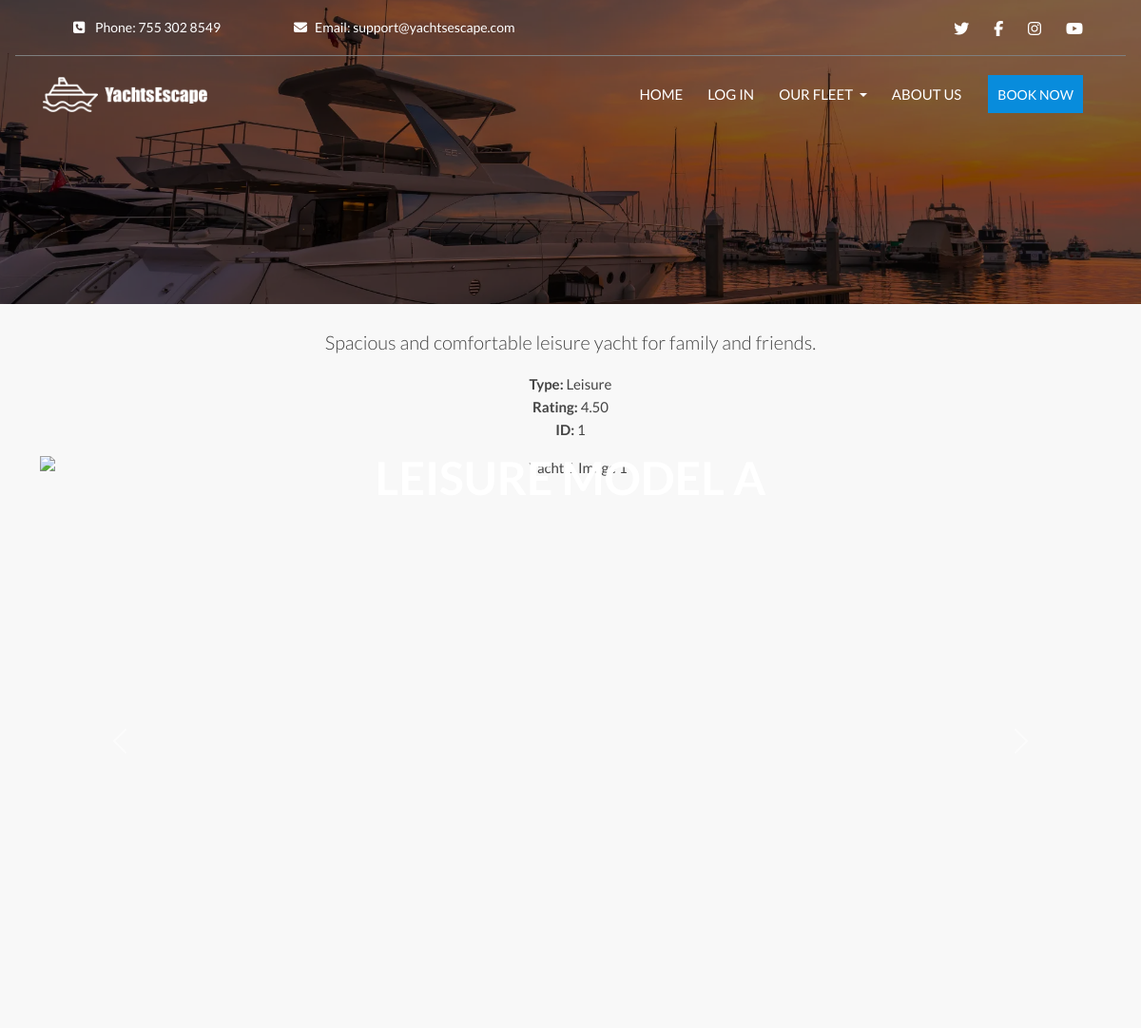
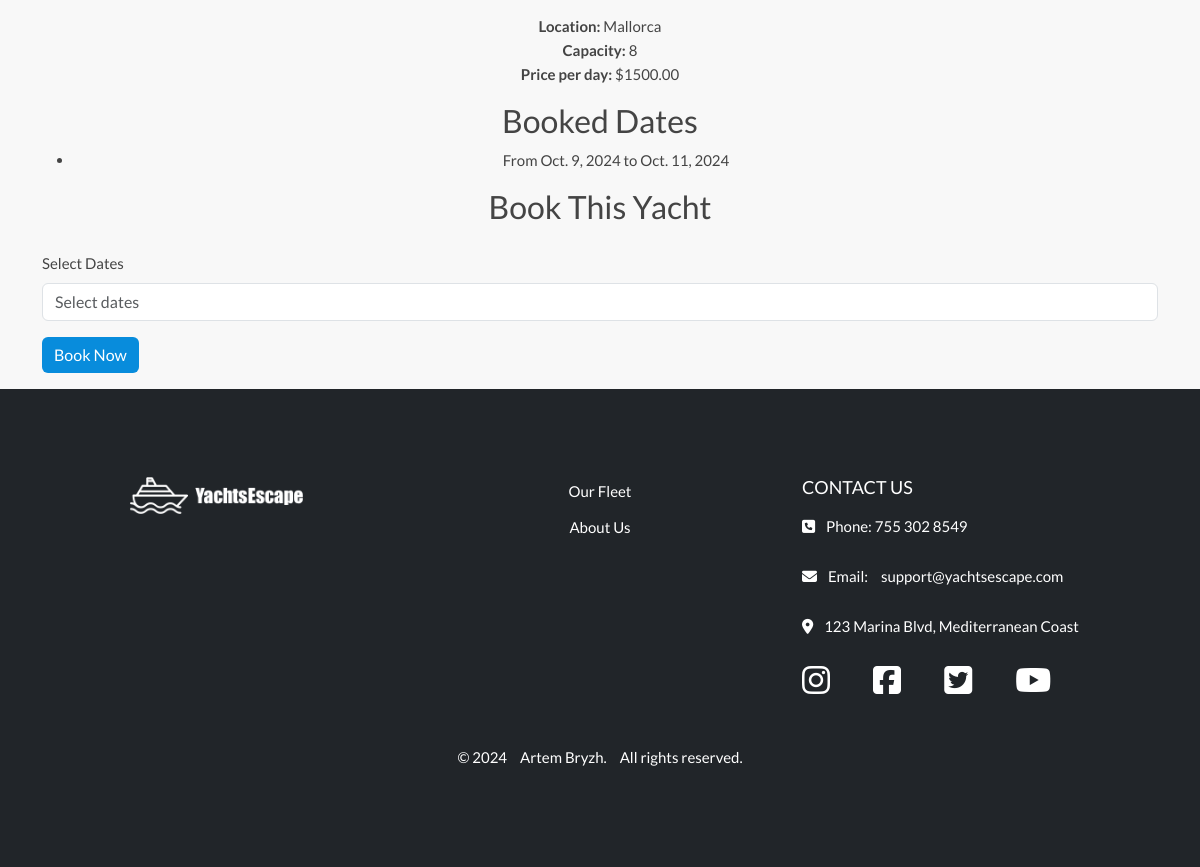
Page /yachts/yacht/1/ on the committed database (2 pictures, top to bottom).
### yachts/models.py (models this page shows, shortened)
class Yacht(models.Model):
    COUNTRY_CHOICES = [
        ('Turkey', 'Turkey'),
        ('France', 'France'),
        ('Spain', 'Spain'),
    ]
    name = models.CharField(max_length=100)
    id = models.AutoField(primary_key=True)
    type = models.CharField(max_length=50, default='default_type')
    description = models.TextField()
    country = models.CharField(max_length=50, choices=COUNTRY_CHOICES, default='Turkey')
    location = models.CharField(max_length=100)
    capacity = models.IntegerField()
    price_per_day = models.DecimalField(max_digits=8, decimal_places=2)
    rating = models.DecimalField(max_digits=6, decimal_places=2, null=True, blank=True)
    available = models.BooleanField(default=True)
    image_url = models.URLField(max_length=1024, null=True, blank=True)
    card_image = models.ImageField(upload_to='yachts/cards/', null=True, blank=True)
    detail_image = models.ImageField(upload_to='yachts/details/', null=True, blank=True)
    detail_image_url = models.URLField(max_length=1024, null=True, blank=True)

### booking/models.py (models this page shows, shortened)
class Booking(models.Model):
    yacht = models.ForeignKey(Yacht, on_delete=models.CASCADE, related_name='bookings')
    start_date = models.DateField()
    end_date = models.DateField()
    total_cost = models.DecimalField(max_digits=10, decimal_places=2, default=0.00)

### yachts/views.py (the view)
# urls.py: path('yacht/<int:yacht_id>/', views.yacht_detail, name='yacht_detail'),  # URL для страницы с деталями яхты
def yacht_detail(request, yacht_id):
    yacht = get_object_or_404(Yacht, id=yacht_id)
    bookings = Booking.objects.filter(yacht=yacht).values('start_date', 'end_date')
    booked_dates = []
    for booking in bookings:
        start_date = booking['start_date']
        end_date = booking['end_date']
        print(f"Start Date Type: {type(start_date)}, End Date Type: {type(end_date)}")
        if isinstance(start_date, datetime):
            start_date_str = start_date.strftime('%Y-%m-%d')
        else:
            start_date_str = start_date  # If already a string
        if isinstance(end_date, datetime):
            end_date_str = end_date.strftime('%Y-%m-%d')
        else:
            end_date_str = end_date  # If already a string
        booked_dates.append({
            'start': start_date_str,
            'end': end_date_str
        })
    print("Booked Dates List:", booked_dates)
    if request.method == 'POST':
        form = BookingForm(request.POST)
        if form.is_valid():
            booking = form.save(commit=False)
            booking.yacht = yacht  # Assign the current yacht to the booking
            booking.user = request.user  # Assign the current user to the booking
            date_range = form.cleaned_data['date_range']
            start_date_str, end_date_str = date_range.split(" to ")
            booking.start_date = datetime.strptime(start_date_str, '%Y-%m-%d').date()
            booking.end_date = datetime.strptime(end_date_str, '%Y-%m-%d').date()
            booking.save()  # Save the booking instance
            return redirect('booking_success')  # Redirect to the booking success page
    else:
        form = BookingForm()
    context = {
        'yacht': yacht,
        'booked_dates': booked_dates,
        'form': form,  # Pass the form to the context
    }
    return render(request, 'yachts/yacht_detail.html', context)

### booking/forms.py (shortened to what this page needs)
class BookingForm(forms.ModelForm):
    date_range = forms.CharField(label='Select Dates', required=True)
    class Meta:
        model = Booking
        fields = ['yacht', 'date_range']

### yachts/templates/yachts/yacht_detail.html (shortened to what this page needs)
{% extends 'base.html' %}
{% load static %}
{% block extra_css %}
<link rel="stylesheet" href="{% static 'css/yachts/yacht-list.css' %}">
{% endblock %}
{% block content %}
<div class="container text-center">
    <div class="header-content">
        <h1 class="hero-title">{{ yacht.name }}</h1>
    </div>
    <p class="lead mt-4">{{ yacht.description }}</p>
    <ul class="list-unstyled">
        <li><strong>Type:</strong> {{ yacht.type }}</li>
        <li><strong>Rating:</strong> {{ yacht.rating }}</li>
        <li><strong>ID:</strong> {{ yacht.id }}</li>
    </ul>
    <div id="yachtGallery" class="carousel slide" data-bs-ride="carousel">
        <div class="carousel-inner">
        </div>
        <button class="carousel-control-prev" type="button" data-bs-target="#yachtGallery" data-bs-slide="prev">
            <span class="carousel-control-prev-icon" aria-hidden="true"></span>
        </button>
        <button class="carousel-control-next" type="button" data-bs-target="#yachtGallery" data-bs-slide="next">
            <span class="carousel-control-next-icon" aria-hidden="true"></span>
        </button>
    </div>
    <ul class="list-unstyled mt-3">
        <li><strong>Location:</strong> {{ yacht.location }}</li>
        <li><strong>Capacity:</strong> {{ yacht.capacity }}</li>
        <li><strong>Price per day:</strong> ${{ yacht.price_per_day }}</li>
    </ul>
    <h2>Booked Dates</h2>
    <ul>
        {% for date in booked_dates %}
        <li>From {{ date.start }} to {{ date.end }}</li>
        {% empty %}
        <li>No booked dates</li>
        {% endfor %}
    </ul>
    <h2>Book This Yacht</h2>
    <form id="bookingForm" method="post" action="{% url 'booking_create' %}" class="text-start mt-4">
        <div class="row mb-3">
            <div class="col-md-12">
                <label for="dateRange" class="form-label">Select Dates</label>
                <input type="text" id="dateRange" name="date_range" class="form-control" placeholder="Select dates"
                    required>
            </div>
        </div>
        <button type="submit" class="btn btn-primary" onclick="handleFormSubmit(event)">Book Now</button>
    </form>
</div>
{% endblock %}

### static/css/base.css (style rules this page uses)
* { margin: 0; padding: 0; border: 0; }
html, body { height: 100%; }
body { background-color: #f8f8f8; font: 15px/1.6 'Lato'; color: #444444; display: flex; flex-direction: column; min-height: 100vh; }

### static/css/yachts/yacht-list.css (style rules this page uses)
.header-content { position: absolute; top: 26%; left: 50%; transform: translate(-50%, -50%); text-align: center; z-index: 2; }
.hero-title { color: white; font-size: 48px; font-weight: bold; text-transform: uppercase; z-index: 2; }
.btn-primary { background-color: #088cdc; border: none; transition: background-color 0.3s ease; }

### rows in the picture
Yacht: name "LEISURE MODEL A", description "Spacious and comfortable leisure yacht for family and friends.", type "Leisure", rating "4.50", id "1", location "Mallorca", capacity "8", price_per_day "1500.00"
Booking: start "Oct. 9, 2024", end "Oct. 11, 2024"
